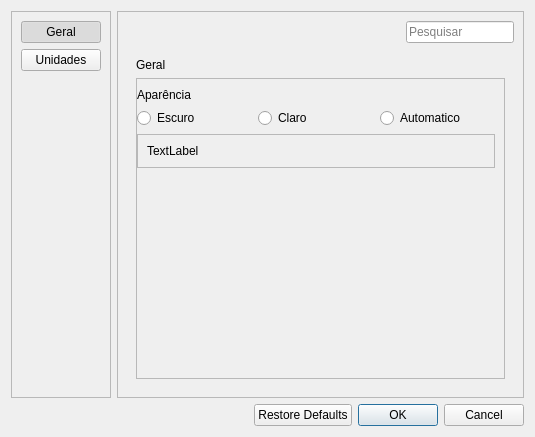
<?xml version="1.0" encoding="UTF-8"?>
<ui version="4.0">
 <class>Dialog</class>
 <widget class="QDialog" name="Dialog">
  <property name="geometry">
   <rect>
    <x>0</x>
    <y>0</y>
    <width>535</width>
    <height>437</height>
   </rect>
  </property>
  <property name="windowTitle">
   <string>Dialog</string>
  </property>
  <layout class="QVBoxLayout" name="verticalLayout">
   <item>
    <layout class="QHBoxLayout" name="horizontalLayout">
     <item>
      <widget class="QFrame" name="frame">
       <property name="frameShape">
        <enum>QFrame::Shape::StyledPanel</enum>
       </property>
       <property name="frameShadow">
        <enum>QFrame::Shadow::Raised</enum>
       </property>
       <layout class="QVBoxLayout" name="verticalLayout_3">
        <item>
         <widget class="QPushButton" name="pushButton">
          <property name="text">
           <string>Geral</string>
          </property>
          <property name="checkable">
           <bool>true</bool>
          </property>
          <property name="checked">
           <bool>true</bool>
          </property>
          <property name="autoExclusive">
           <bool>true</bool>
          </property>
         </widget>
        </item>
        <item>
         <widget class="QPushButton" name="pushButton_2">
          <property name="text">
           <string>Unidades</string>
          </property>
          <property name="checkable">
           <bool>true</bool>
          </property>
          <property name="autoExclusive">
           <bool>true</bool>
          </property>
         </widget>
        </item>
        <item>
         <spacer name="verticalSpacer">
          <property name="orientation">
           <enum>Qt::Orientation::Vertical</enum>
          </property>
          <property name="sizeHint" stdset="0">
           <size>
            <width>20</width>
            <height>40</height>
           </size>
          </property>
         </spacer>
        </item>
       </layout>
      </widget>
     </item>
     <item>
      <widget class="QFrame" name="frame_2">
       <property name="frameShape">
        <enum>QFrame::Shape::StyledPanel</enum>
       </property>
       <property name="frameShadow">
        <enum>QFrame::Shadow::Raised</enum>
       </property>
       <layout class="QVBoxLayout" name="verticalLayout_2">
        <item alignment="Qt::AlignmentFlag::AlignRight">
         <widget class="QLineEdit" name="pesquisar">
          <property name="echoMode">
           <enum>QLineEdit::EchoMode::Normal</enum>
          </property>
          <property name="placeholderText">
           <string>Pesquisar</string>
          </property>
         </widget>
        </item>
        <item>
         <widget class="QStackedWidget" name="stackedWidget">
          <property name="currentIndex">
           <number>0</number>
          </property>
          <widget class="QWidget" name="page">
           <layout class="QVBoxLayout" name="verticalLayout_5">
            <item>
             <widget class="QLabel" name="label_2">
              <property name="text">
               <string>Geral</string>
              </property>
             </widget>
            </item>
            <item>
             <widget class="QFrame" name="frame_3">
              <property name="frameShape">
               <enum>QFrame::Shape::StyledPanel</enum>
              </property>
              <property name="frameShadow">
               <enum>QFrame::Shadow::Raised</enum>
              </property>
              <layout class="QVBoxLayout" name="verticalLayout_4">
               <property name="leftMargin">
                <number>0</number>
               </property>
               <item>
                <widget class="QLabel" name="label">
                 <property name="text">
                  <string>Aparência </string>
                 </property>
                </widget>
               </item>
               <item>
                <layout class="QHBoxLayout" name="horizontalLayout_2">
                 <item>
                  <widget class="QRadioButton" name="radioButton">
                   <property name="text">
                    <string>Escuro</string>
                   </property>
                  </widget>
                 </item>
                 <item>
                  <widget class="QRadioButton" name="radioButton_2">
                   <property name="text">
                    <string>Claro</string>
                   </property>
                  </widget>
                 </item>
                 <item>
                  <widget class="QRadioButton" name="radioButton_3">
                   <property name="text">
                    <string>Automatico</string>
                   </property>
                  </widget>
                 </item>
                </layout>
               </item>
               <item>
                <widget class="QFrame" name="frame_4">
                 <property name="frameShape">
                  <enum>QFrame::Shape::StyledPanel</enum>
                 </property>
                 <property name="frameShadow">
                  <enum>QFrame::Shadow::Raised</enum>
                 </property>
                 <layout class="QVBoxLayout" name="verticalLayout_6">
                  <item>
                   <widget class="QLabel" name="label_4">
                    <property name="text">
                     <string>TextLabel</string>
                    </property>
                   </widget>
                  </item>
                 </layout>
                </widget>
               </item>
               <item>
                <spacer name="verticalSpacer_2">
                 <property name="orientation">
                  <enum>Qt::Orientation::Vertical</enum>
                 </property>
                 <property name="sizeHint" stdset="0">
                  <size>
                   <width>20</width>
                   <height>40</height>
                  </size>
                 </property>
                </spacer>
               </item>
              </layout>
             </widget>
            </item>
           </layout>
          </widget>
          <widget class="QWidget" name="page_2">
           <widget class="QLabel" name="label_3">
            <property name="geometry">
             <rect>
              <x>40</x>
              <y>0</y>
              <width>49</width>
              <height>16</height>
             </rect>
            </property>
            <property name="text">
             <string>Unidades</string>
            </property>
           </widget>
          </widget>
         </widget>
        </item>
       </layout>
      </widget>
     </item>
    </layout>
   </item>
   <item alignment="Qt::AlignmentFlag::AlignRight">
    <widget class="QDialogButtonBox" name="buttonBox">
     <property name="orientation">
      <enum>Qt::Orientation::Horizontal</enum>
     </property>
     <property name="standardButtons">
      <set>QDialogButtonBox::StandardButton::Cancel|QDialogButtonBox::StandardButton::Ok|QDialogButtonBox::StandardButton::RestoreDefaults</set>
     </property>
    </widget>
   </item>
  </layout>
 </widget>
 <resources/>
 <connections>
  <connection>
   <sender>buttonBox</sender>
   <signal>accepted()</signal>
   <receiver>Dialog</receiver>
   <slot>accept()</slot>
   <hints>
    <hint type="sourcelabel">
     <x>248</x>
     <y>254</y>
    </hint>
    <hint type="destinationlabel">
     <x>157</x>
     <y>274</y>
    </hint>
   </hints>
  </connection>
  <connection>
   <sender>buttonBox</sender>
   <signal>rejected()</signal>
   <receiver>Dialog</receiver>
   <slot>reject()</slot>
   <hints>
    <hint type="sourcelabel">
     <x>316</x>
     <y>260</y>
    </hint>
    <hint type="destinationlabel">
     <x>286</x>
     <y>274</y>
    </hint>
   </hints>
  </connection>
 </connections>
</ui>
